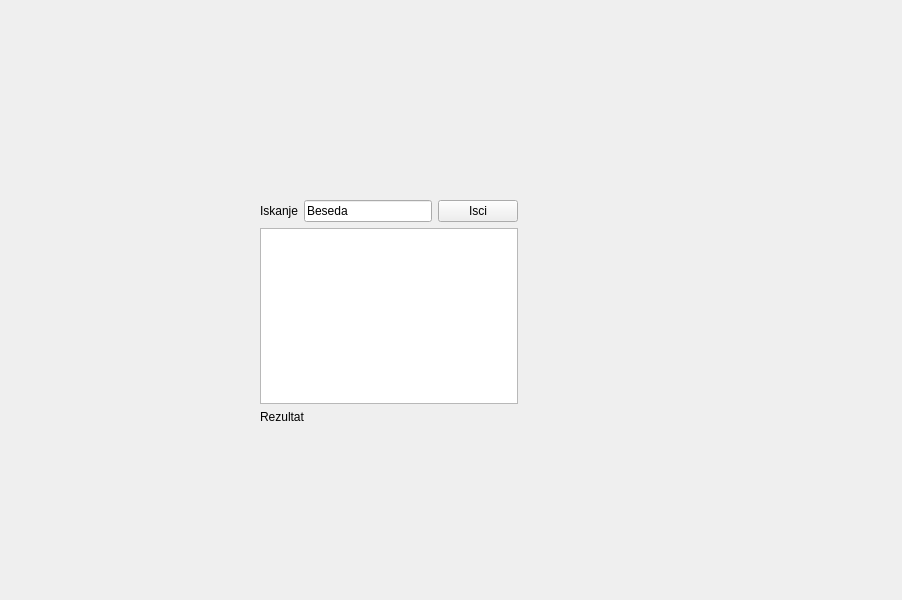
<?xml version="1.0" encoding="UTF-8"?>
<ui version="4.0">
 <class>MainWindow</class>
 <widget class="QMainWindow" name="MainWindow">
  <property name="geometry">
   <rect>
    <x>0</x>
    <y>0</y>
    <width>902</width>
    <height>600</height>
   </rect>
  </property>
  <property name="windowTitle">
   <string>MainWindow</string>
  </property>
  <widget class="QWidget" name="centralwidget">
   <widget class="QWidget" name="">
    <property name="geometry">
     <rect>
      <x>260</x>
      <y>200</y>
      <width>258</width>
      <height>224</height>
     </rect>
    </property>
    <layout class="QVBoxLayout" name="verticalLayout">
     <item>
      <layout class="QHBoxLayout" name="horizontalLayout">
       <item>
        <widget class="QLabel" name="label">
         <property name="text">
          <string>Iskanje</string>
         </property>
        </widget>
       </item>
       <item>
        <widget class="QLineEdit" name="lineEdit">
         <property name="text">
          <string>Beseda</string>
         </property>
        </widget>
       </item>
       <item>
        <widget class="QPushButton" name="pushButton">
         <property name="text">
          <string>Isci</string>
         </property>
        </widget>
       </item>
      </layout>
     </item>
     <item>
      <widget class="QTextEdit" name="textEdit"/>
     </item>
     <item>
      <widget class="QLabel" name="label_2">
       <property name="text">
        <string>Rezultat</string>
       </property>
      </widget>
     </item>
    </layout>
   </widget>
  </widget>
 </widget>
 <resources/>
 <connections/>
</ui>
